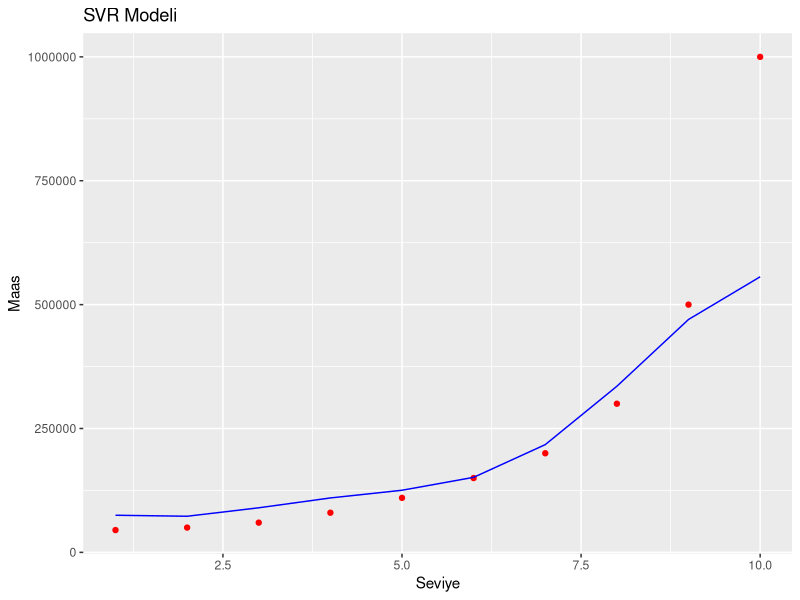

Reproduce this figure in R. (Note: this script raises an error after producing the figure.)
# Regression Template

# Çalışma diznini ayarla
setwd('C:\\Users\\toshiba\\Desktop\\Machine Learning A-Z\\Part 2 - Regression\\Section 7 - Support Vector Regression (SVR)')

# Importing the dataset
dataset = read.csv('PozisyonSeviyeMaas.csv')
dataset = dataset[2:3]

# Splitting the dataset into the Training set and Test set
# # install.packages('caTools')
# library(caTools)
# set.seed(123)
# split = sample.split(dataset$Salary, SplitRatio = 2/3)
# training_set = subset(dataset, split == TRUE)
# test_set = subset(dataset, split == FALSE)

# Feature Scaling
# training_set = scale(training_set)
# test_set = scale(test_set)

# Fitting the SVR to the dataset
install.packages('e1071')
library(e1071)
regressor = svm(formula = Maas ~ ., data = dataset, type = 'eps-regression')

# Predicting a new result
y_pred = predict(regressor, data.frame(Seviye = 6.5))

# Visualising the SVR results
# install.packages('ggplot2')
library(ggplot2)
ggplot() +
  geom_point(aes(x = dataset$Seviye, y = dataset$Maas),
             colour = 'red') +
  geom_line(aes(x = dataset$Seviye, y = predict(regressor, newdata = dataset)),
            colour = 'blue') +
  ggtitle('SVR Modeli') +
  xlab('Seviye') +
  ylab('Maas')

# Visualising the Regression Model results (for higher resolution and smoother curve)
# install.packages('ggplot2')
library(ggplot2)
x_grid = seq(min(dataset$Level), max(dataset$Level), 0.1)
ggplot() +
  geom_point(aes(x = dataset$Level, y = dataset$Salary),
             colour = 'red') +
  geom_line(aes(x = x_grid, y = predict(regressor, newdata = data.frame(Level = x_grid))),
            colour = 'blue') +
  ggtitle('Truth or Bluff (Regression Model)') +
  xlab('Level') +
  ylab('Salary')